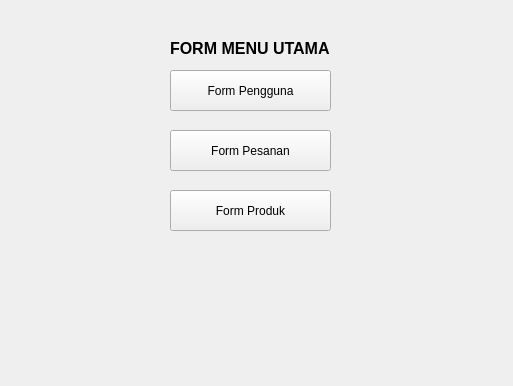
<?xml version="1.0" encoding="UTF-8"?>
<ui version="4.0">
 <class>Form</class>
 <widget class="QWidget" name="Form">
  <property name="geometry">
   <rect>
    <x>0</x>
    <y>0</y>
    <width>513</width>
    <height>386</height>
   </rect>
  </property>
  <property name="windowTitle">
   <string>Form</string>
  </property>
  <widget class="QPushButton" name="button_tampil_form2">
   <property name="geometry">
    <rect>
     <x>170</x>
     <y>70</y>
     <width>161</width>
     <height>41</height>
    </rect>
   </property>
   <property name="text">
    <string>Form Pengguna</string>
   </property>
  </widget>
  <widget class="QLabel" name="label">
   <property name="geometry">
    <rect>
     <x>170</x>
     <y>40</y>
     <width>171</width>
     <height>16</height>
    </rect>
   </property>
   <property name="font">
    <font>
     <pointsize>12</pointsize>
     <bold>true</bold>
    </font>
   </property>
   <property name="text">
    <string>FORM MENU UTAMA</string>
   </property>
  </widget>
  <widget class="QPushButton" name="button_tampil_form3">
   <property name="geometry">
    <rect>
     <x>170</x>
     <y>130</y>
     <width>161</width>
     <height>41</height>
    </rect>
   </property>
   <property name="text">
    <string>Form Pesanan</string>
   </property>
  </widget>
  <widget class="QPushButton" name="button_tampil_form4">
   <property name="geometry">
    <rect>
     <x>170</x>
     <y>190</y>
     <width>161</width>
     <height>41</height>
    </rect>
   </property>
   <property name="text">
    <string>Form Produk</string>
   </property>
  </widget>
 </widget>
 <resources/>
 <connections/>
</ui>
